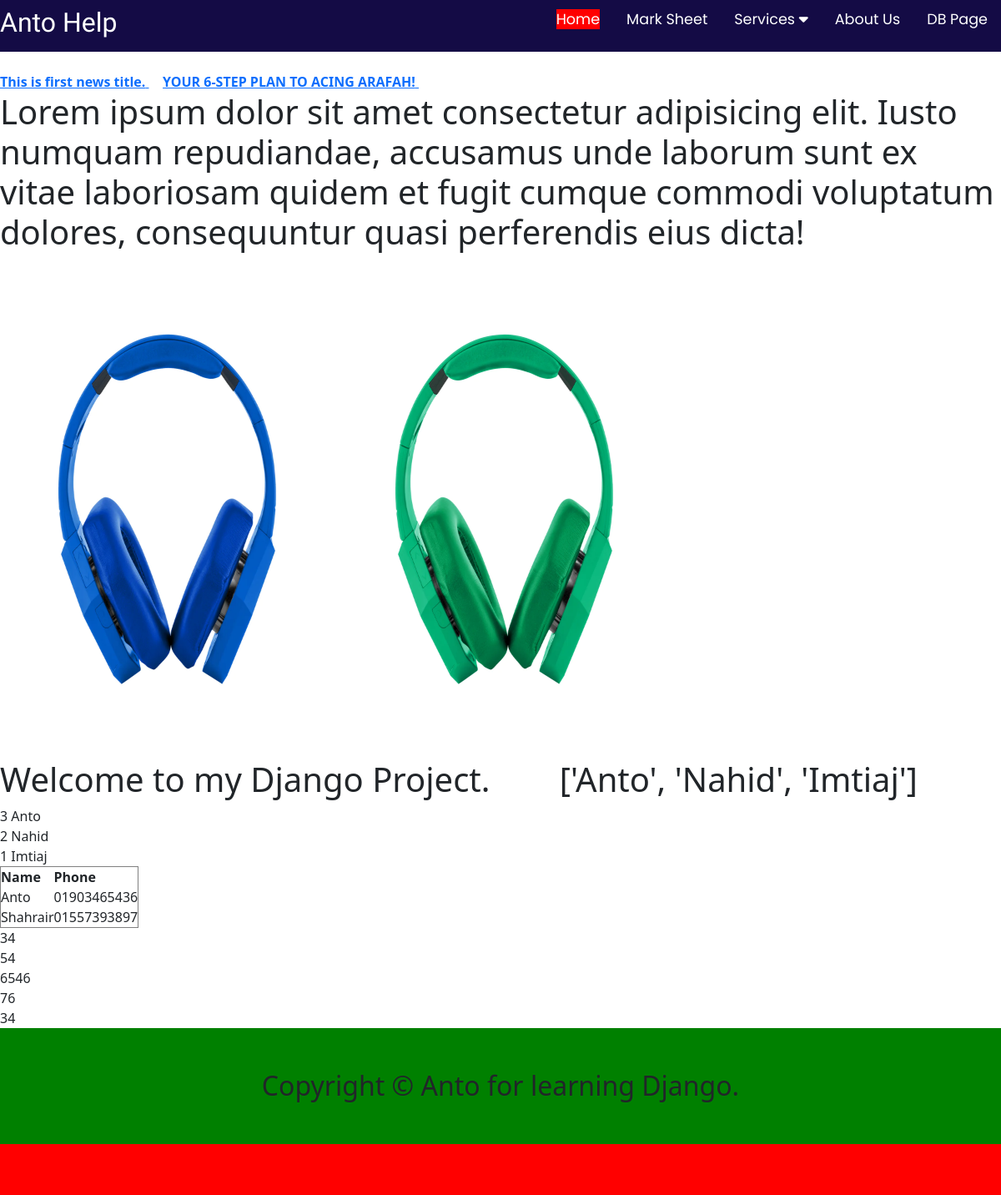
The page / on the database its author committed.
### News/models.py (models this page shows)
class News(models.Model):
    news_title = models.CharField(max_length=200)
    news_des = models.TextField()

### myDjangoLearningProject/views.py (the view)
# urls.py: path('', views.homePage , name = 'home'),
def homePage(request):
    newsData = News.objects.all();
    data = {
        'newsData' : newsData,
        'title': "Home Page",
        'content': "Welcome to my Django Project.",
        'names': ["Anto", "Nahid" , "Imtiaj"],
        'numbers': [34,54,545,6546,75,76,65,34],
        'friend_details' : [
            {'name' : "Anto" , 'phone' : '01903465436'},
            {'name' : "Shahrair" , 'phone': '01557393897'}
        ]
    }
    return render(request , "index.html" , data)

### Templates/index.html
{% extends "base.html" %}
{% block content %}
<br>
<marquee style="color:red;" onmouseover = "stop()" onmouseout = "start()">
  {% for news in newsData %}
  <a href = "newsDetails/{{ news.id }}" > <b>{{news.news_title}}</b> </a> &nbsp &nbsp
  {% endfor %}
</marquee>
<h1>
  Lorem ipsum dolor sit amet consectetur adipisicing elit. Iusto numquam
  repudiandae, accusamus unde laborum sunt ex vitae laboriosam quidem et fugit
  cumque commodi voluptatum dolores, consequuntur quasi perferendis eius dicta!
</h1>
<img
  src="/static/images/image-1.webp"
  height="600px"
  width="400px"
  alt="Image not found"
/>
<img
  src="/static/images/image-2.webp"
  height="600px"
  width="400px"
  alt="Image not found"
/>
<h1>{{content}} &nbsp;&nbsp;&nbsp;&nbsp;&nbsp;&nbsp; {{names}}</h1>
{%for n in names%}
<div>{{forloop.revcounter}} {{n}}</div>
{% endfor %}
<table border="1" cellpadding="10px">
  <tr>
    <th>Name</th>
    <th>Phone</th>
  </tr>
  {% for d in friend_details %}
  <tr>
    <td>{{d.name}}</td>
    <td>{{d.phone}}</td>
  </tr>
  {% endfor %}
</table>
{%for n in numbers%} {%if n|divisibleby:2 != 0 %}
<div>{{n}}</div>
{% endif %} {% endfor %}
{% endblock content %}

### static/style.css (style rules this page uses)
* { margin: 0; padding: 0; box-sizing: border-box; }
body { background-color: rgb(110, 128, 122); }

### rows shown on the page
News: news_title "This is first news title."
News: news_title "YOUR 6-STEP PLAN TO ACING ARAFAH!"

### other values the page prints
{{ content }} "Welcome to my Django Project."
{{ names }} "['Anto', 'Nahid', 'Imtiaj']"
{{ n }} "Anto" "Nahid" "Imtiaj"
{{ d.name }} "Anto" "Shahrair"
{{ d.phone }} "01903465436" "01557393897"
{{ n }} "34" "54" "6546" "76" "34"
